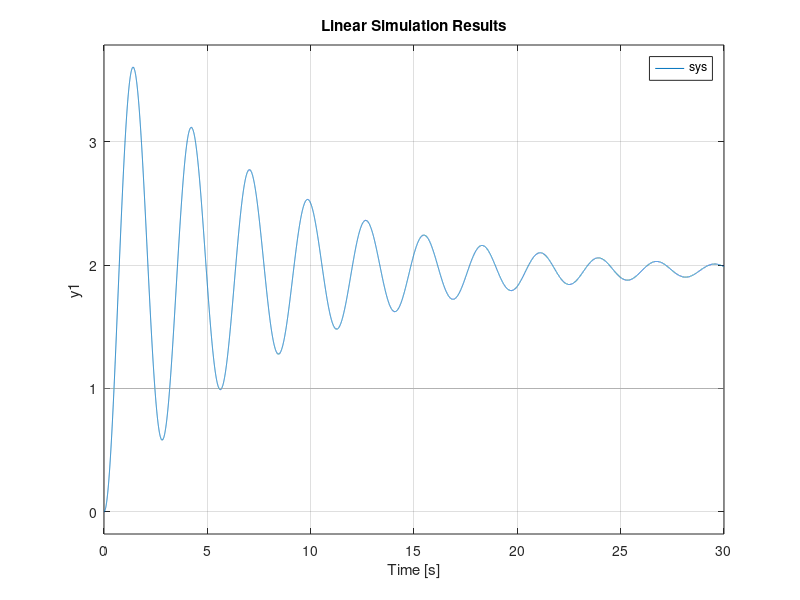

Here is the MATLAB script that generated this plot:
t=0:1e-3:30;
u=@(t) t>=0;
M=2;
K=10;
f=0.5;
g=9.8;

A=[0 1; -K/M -f/M];
B=[0;g];
C=[1 0];
D=[0];

sys=ss(A,B,C,D);
lsim(sys,u(t),t)